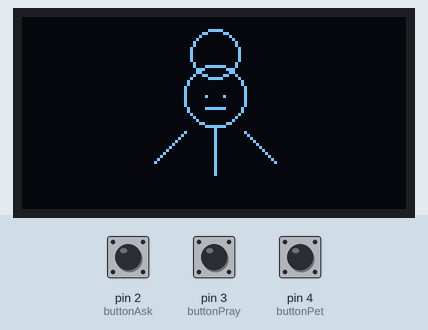
This sketch was run on a simulated Arduino Uno, built with avr-gcc and run on an emulated ATmega328P. Parts: 128×64 one-colour display. The inputs (shaded band) are chosen by the test bench; at power-on: pin 2 (buttonAsk) HIGH, pin 4 (buttonPet) HIGH, pin 3 (buttonPray) HIGH. Random numbers use the default seed unless the sketch sets one.

Above: at 1.2 s.
1.3 s: pin 2 (buttonAsk) pulled LOW for 3.2 s
At 1.7 s:
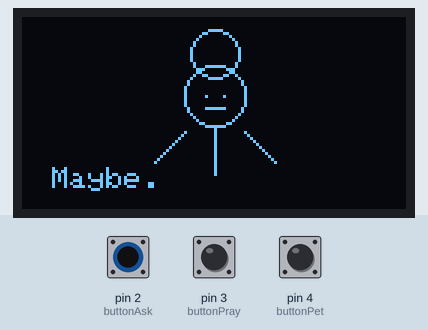
6.2 s: pin 2 (buttonAsk) pulled LOW for 0.15 s
At 6.7 s:
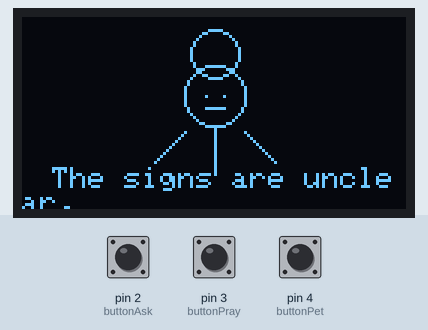
9.2 s: pin 4 (buttonPet) pulled LOW for 3.2 s
At 11.1 s:
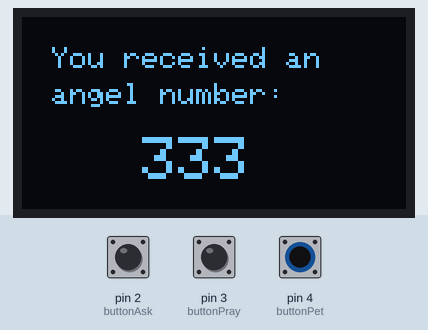
14.7 s: pin 4 (buttonPet) pulled LOW for 3.2 s
At 16.5 s:
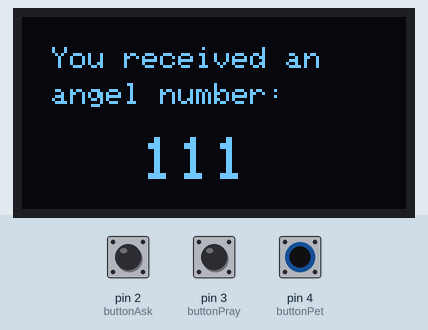
20.2 s: pin 2 (buttonAsk) pulled LOW for 1 s
At 20.9 s:
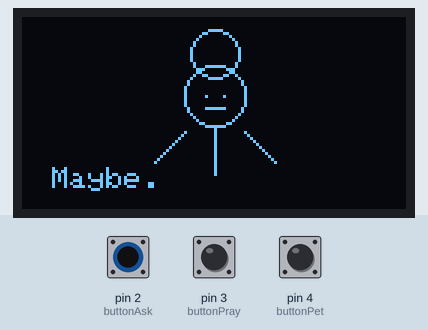
23.2 s: pin 2 (buttonAsk) pulled LOW for 0.15 s
Timing chart, 0 to 26.2 s (numbered marks = the images above; inputs shaded):
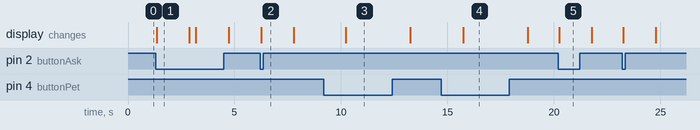

Measured:
- after the input at 1.3 s, the display: changes after 0.06 s (image 1)
- after the input at 6.2 s, the display: changes after 0.06 s (image 2)
- after the input at 9.2 s, the display: changes after 1.0 s (image 3)
- after the input at 14.7 s, the display: changes after 1.0 s (image 4)
- after the input at 20.2 s, the display: changes after 0.06 s (image 5)
- what the display in image 1 shows lasts 1.5 s, from 1.4 s to 2.9 s

The sketch:

demo1.1.ino
```cpp
/***
  Tamagotchi Angel
  ---------------------------------
  This demo uses Adafruit SSD1306 library to draw
  a small angel and react to 3 buttons.

  Buttons:
  ASK  -> D2
  PRAY -> D3
  PET  -> D4
***/

#include <Wire.h>
#include <Adafruit_GFX.h>
#include <Adafruit_SSD1306.h>

// OLED CONFIG
#define SCREEN_WIDTH 128
#define SCREEN_HEIGHT 64

Adafruit_SSD1306 display(SCREEN_WIDTH, SCREEN_HEIGHT, &Wire);

// BUTTON PINS
const int buttonAsk = 2;
const int buttonPray = 3;
const int buttonPet = 4;

//STATES
enum AngelState {
  NEUTRAL,
  PRAYED,
  RUDE,
  BLESSED
};

AngelState currentState = NEUTRAL;

// TIMING
unsigned long lastPrayTime = 0;
const unsigned long PRAY_TIMEOUT = 15000; // 15 seconds

// ANGEL NUMBERS
int angelNumbers[] = {111, 222, 333, 444, 555, 777, 888, 999};
const int ANGEL_COUNT = 8;

// ASK ANSWERS
const char* neutralAnswers[] = {
  "Maybe.",
  "Hard to say.",
  "The signs are unclear.",
  "Ask again later."
};

const char* prayedAnswers[] = {  // should it really only agree?
  "Yes. Trust it.",
  "The universe agrees.",
  "This is your path.",
  "It will unfold soon."
};

const char* rudeAnswers[] = {
  "You already know.",
  "Why ask me?",
  "No.",
  "Stop bothering me."
};

// PET COUNTER
int petCounter = 0;
const int PET_THRESHOLD = 5;

// SETUP
void setup() {
  pinMode(buttonAsk, INPUT_PULLUP);
  pinMode(buttonPray, INPUT_PULLUP);
  pinMode(buttonPet, INPUT_PULLUP);

  randomSeed(analogRead(A0)); // randomness

  display.begin(SSD1306_SWITCHCAPVCC, 0x3C);
  display.clearDisplay();

  drawNeutralAngel();
  display.display();
}

// MAIN LOOP
void loop() {
  checkButtons();
  updateState();
}

// -BUTTON HANDLING
void checkButtons() {

  // ASK BUTTON
  if (digitalRead(buttonAsk) == LOW) {
    handleAsk();
    delay(250);
  }

  // PRAY BUTTON
  if (digitalRead(buttonPray) == LOW) {
    currentState = PRAYED;
    lastPrayTime = millis();
    petCounter = 0;
    drawCurrentState();
    delay(250);
  }

  // PET BUTTON
  if (digitalRead(buttonPet) == LOW) {
  petCounter++;

  if (petCounter >= PET_THRESHOLD) {
    currentState = BLESSED;
    drawAngelNumber();
    delay(3000);            // show blessing
    petCounter = 0;
    currentState = NEUTRAL; // return to normal
    drawCurrentState();
  }

  delay(250);
}

}

// STATE UPDATE
void updateState() {
  // If prayed but too much time passed → rude
  if (currentState == PRAYED &&
      millis() - lastPrayTime > PRAY_TIMEOUT) {
    currentState = RUDE;
    drawCurrentState();
  }
}

void drawCurrentState() {
  switch (currentState) {
    case NEUTRAL:
      drawNeutralAngel();
      break;
    case PRAYED:
      drawPrayedAngel();
      break;
    case RUDE:
      drawRudeAngel();
      break;
  }
}

// ASK LOGIC
void handleAsk() {
  display.clearDisplay();
  drawCurrentState(); // draw face first

  display.setTextSize(1);
  display.setTextColor(WHITE);
  display.setCursor(10, 50);

  if (currentState == PRAYED) {
    int i = random(0, 4);
    display.print(prayedAnswers[i]);
  }
  else if (currentState == RUDE) {
    int i = random(0, 4);
    display.print(rudeAnswers[i]);
  }
  else {
    int i = random(0, 4);
    display.print(neutralAnswers[i]);
  }

  display.display();

  delay(1500);        // Let user read
  drawCurrentState(); // return to angel
}


// DRAWING FUNCTIONS

// Base angel body + halo
void drawAngelBase() {
  display.clearDisplay();

  // Halo
  display.drawCircle(64, 12, 8, WHITE);

  // Head
  display.drawCircle(64, 26, 10, WHITE);

  // Body
  display.drawLine(64, 36, 64, 52, WHITE);

  // Wings
  display.drawLine(54, 38, 44, 48, WHITE);
  display.drawLine(74, 38, 84, 48, WHITE);
}

// Neutral face
void drawNeutralAngel() {
  drawAngelBase();

  // Eyes
  display.drawPixel(61, 26, WHITE);
  display.drawPixel(67, 26, WHITE);

  // Mouth
  display.drawLine(61, 30, 67, 30, WHITE);

  display.display();
}

// Prayed face (happy)
void drawPrayedAngel() {
  drawAngelBase();

  // Happy eyes
  display.drawPixel(61, 25, WHITE);
  display.drawPixel(67, 25, WHITE);

  // Smile (pixel curve)
  display.drawPixel(61, 30, WHITE);
  display.drawPixel(62, 31, WHITE);
  display.drawPixel(63, 32, WHITE);
  display.drawPixel(64, 32, WHITE);
  display.drawPixel(65, 32, WHITE);
  display.drawPixel(66, 31, WHITE);
  display.drawPixel(67, 30, WHITE);

  display.display();
}


// Rude face (annoyed)
void drawRudeAngel() {
  drawAngelBase();

  display.drawLine(59, 24, 63, 24, WHITE);
  display.drawLine(65, 24, 69, 24, WHITE);
  display.drawLine(61, 31, 67, 31, WHITE);

  display.display();
}

// Special events
void drawAngelNumber() {
  display.clearDisplay();

  int index = random(0, ANGEL_COUNT);
  int number = angelNumbers[index];

  display.setTextSize(1);
  display.setTextColor(WHITE);
  display.setCursor(10, 10);
  display.print("You received an");

  display.setCursor(10, 22);
  display.print("angel number:");

  display.setTextSize(2);
  display.setCursor(40, 40);
  display.print(number);

  display.display();

  // Reset after blessing
  petCounter = 0;
}
```
